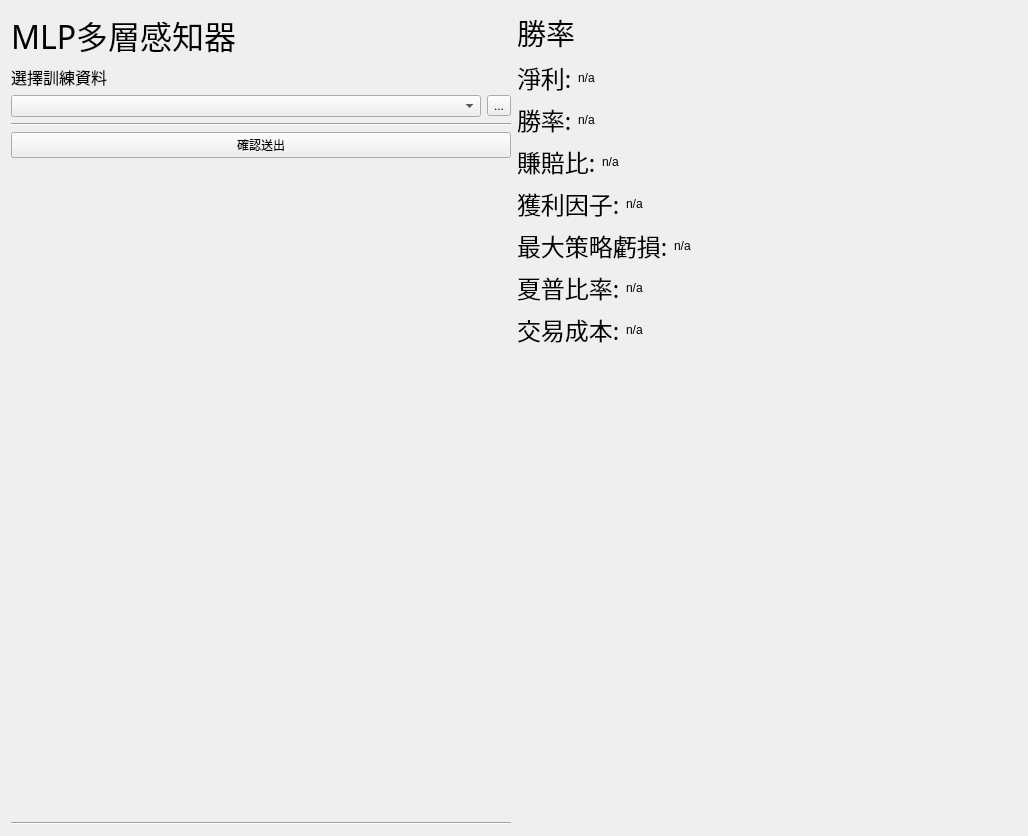
<?xml version="1.0" encoding="UTF-8"?>
<ui version="4.0">
 <class>Form</class>
 <widget class="QWidget" name="Form">
  <property name="geometry">
   <rect>
    <x>0</x>
    <y>0</y>
    <width>1028</width>
    <height>836</height>
   </rect>
  </property>
  <property name="windowTitle">
   <string>Form</string>
  </property>
  <layout class="QHBoxLayout" name="horizontalLayout_14">
   <item>
    <layout class="QHBoxLayout" name="horizontalLayout_13">
     <item>
      <layout class="QVBoxLayout" name="verticalLayout">
       <item>
        <widget class="QLabel" name="title">
         <property name="font">
          <font>
           <family>微軟正黑體</family>
           <pointsize>24</pointsize>
          </font>
         </property>
         <property name="text">
          <string>MLP多層感知器</string>
         </property>
        </widget>
       </item>
       <item>
        <widget class="QLabel" name="label_9">
         <property name="font">
          <font>
           <family>微軟正黑體</family>
           <pointsize>12</pointsize>
          </font>
         </property>
         <property name="text">
          <string>選擇訓練資料</string>
         </property>
        </widget>
       </item>
       <item>
        <layout class="QHBoxLayout" name="horizontalLayout_2">
         <item>
          <widget class="QComboBox" name="train_data_combobox"/>
         </item>
         <item>
          <widget class="QToolButton" name="traindata_toolButton">
           <property name="text">
            <string>...</string>
           </property>
          </widget>
         </item>
        </layout>
       </item>
       <item>
        <widget class="Line" name="line_2">
         <property name="orientation">
          <enum>Qt::Horizontal</enum>
         </property>
        </widget>
       </item>
       <item>
        <layout class="QVBoxLayout" name="verticalLayout_3">
         <item>
          <widget class="QPushButton" name="sentout_button">
           <property name="text">
            <string>確認送出</string>
           </property>
          </widget>
         </item>
         <item>
          <spacer name="horizontalSpacer">
           <property name="orientation">
            <enum>Qt::Horizontal</enum>
           </property>
           <property name="sizeHint" stdset="0">
            <size>
             <width>40</width>
             <height>20</height>
            </size>
           </property>
          </spacer>
         </item>
         <item>
          <spacer name="verticalSpacer">
           <property name="orientation">
            <enum>Qt::Vertical</enum>
           </property>
           <property name="sizeHint" stdset="0">
            <size>
             <width>20</width>
             <height>40</height>
            </size>
           </property>
          </spacer>
         </item>
        </layout>
       </item>
       <item>
        <widget class="Line" name="line">
         <property name="orientation">
          <enum>Qt::Horizontal</enum>
         </property>
        </widget>
       </item>
       <item>
        <layout class="QHBoxLayout" name="horizontalLayout_12"/>
       </item>
      </layout>
     </item>
     <item>
      <layout class="QVBoxLayout" name="verticalLayout_2">
       <item>
        <widget class="QLabel" name="label_8">
         <property name="font">
          <font>
           <family>微軟正黑體</family>
           <pointsize>22</pointsize>
          </font>
         </property>
         <property name="text">
          <string>勝率</string>
         </property>
        </widget>
       </item>
       <item>
        <layout class="QHBoxLayout" name="horizontalLayout_5">
         <item>
          <widget class="QLabel" name="label">
           <property name="font">
            <font>
             <family>微軟正黑體</family>
             <pointsize>18</pointsize>
            </font>
           </property>
           <property name="text">
            <string>淨利:</string>
           </property>
          </widget>
         </item>
         <item alignment="Qt::AlignLeft">
          <widget class="QLabel" name="label_11">
           <property name="text">
            <string>n/a</string>
           </property>
          </widget>
         </item>
         <item>
          <spacer name="horizontalSpacer_3">
           <property name="orientation">
            <enum>Qt::Horizontal</enum>
           </property>
           <property name="sizeHint" stdset="0">
            <size>
             <width>40</width>
             <height>20</height>
            </size>
           </property>
          </spacer>
         </item>
        </layout>
       </item>
       <item>
        <layout class="QHBoxLayout" name="horizontalLayout_6">
         <item>
          <widget class="QLabel" name="label_2">
           <property name="font">
            <font>
             <family>微軟正黑體</family>
             <pointsize>18</pointsize>
            </font>
           </property>
           <property name="text">
            <string>勝率:</string>
           </property>
          </widget>
         </item>
         <item>
          <widget class="QLabel" name="label_12">
           <property name="text">
            <string>n/a</string>
           </property>
          </widget>
         </item>
         <item>
          <spacer name="horizontalSpacer_2">
           <property name="orientation">
            <enum>Qt::Horizontal</enum>
           </property>
           <property name="sizeHint" stdset="0">
            <size>
             <width>40</width>
             <height>20</height>
            </size>
           </property>
          </spacer>
         </item>
        </layout>
       </item>
       <item>
        <layout class="QHBoxLayout" name="horizontalLayout_7">
         <item>
          <widget class="QLabel" name="label_3">
           <property name="font">
            <font>
             <family>微軟正黑體</family>
             <pointsize>18</pointsize>
            </font>
           </property>
           <property name="text">
            <string>賺賠比:</string>
           </property>
          </widget>
         </item>
         <item>
          <widget class="QLabel" name="label_13">
           <property name="text">
            <string>n/a</string>
           </property>
          </widget>
         </item>
         <item>
          <spacer name="horizontalSpacer_4">
           <property name="orientation">
            <enum>Qt::Horizontal</enum>
           </property>
           <property name="sizeHint" stdset="0">
            <size>
             <width>40</width>
             <height>20</height>
            </size>
           </property>
          </spacer>
         </item>
        </layout>
       </item>
       <item>
        <layout class="QHBoxLayout" name="horizontalLayout_8">
         <item>
          <widget class="QLabel" name="label_4">
           <property name="font">
            <font>
             <family>微軟正黑體</family>
             <pointsize>18</pointsize>
            </font>
           </property>
           <property name="text">
            <string>獲利因子:</string>
           </property>
          </widget>
         </item>
         <item>
          <widget class="QLabel" name="label_14">
           <property name="text">
            <string>n/a</string>
           </property>
          </widget>
         </item>
         <item>
          <spacer name="horizontalSpacer_5">
           <property name="orientation">
            <enum>Qt::Horizontal</enum>
           </property>
           <property name="sizeHint" stdset="0">
            <size>
             <width>40</width>
             <height>20</height>
            </size>
           </property>
          </spacer>
         </item>
        </layout>
       </item>
       <item>
        <layout class="QHBoxLayout" name="horizontalLayout_9">
         <item>
          <widget class="QLabel" name="label_5">
           <property name="font">
            <font>
             <family>微軟正黑體</family>
             <pointsize>18</pointsize>
            </font>
           </property>
           <property name="text">
            <string>最大策略虧損:</string>
           </property>
          </widget>
         </item>
         <item>
          <widget class="QLabel" name="label_15">
           <property name="text">
            <string>n/a</string>
           </property>
          </widget>
         </item>
         <item>
          <spacer name="horizontalSpacer_6">
           <property name="orientation">
            <enum>Qt::Horizontal</enum>
           </property>
           <property name="sizeHint" stdset="0">
            <size>
             <width>40</width>
             <height>20</height>
            </size>
           </property>
          </spacer>
         </item>
        </layout>
       </item>
       <item>
        <layout class="QHBoxLayout" name="horizontalLayout_10">
         <item>
          <widget class="QLabel" name="label_6">
           <property name="font">
            <font>
             <family>微軟正黑體</family>
             <pointsize>18</pointsize>
            </font>
           </property>
           <property name="text">
            <string>夏普比率:</string>
           </property>
          </widget>
         </item>
         <item>
          <widget class="QLabel" name="label_16">
           <property name="text">
            <string>n/a</string>
           </property>
          </widget>
         </item>
         <item>
          <spacer name="horizontalSpacer_7">
           <property name="orientation">
            <enum>Qt::Horizontal</enum>
           </property>
           <property name="sizeHint" stdset="0">
            <size>
             <width>40</width>
             <height>20</height>
            </size>
           </property>
          </spacer>
         </item>
        </layout>
       </item>
       <item>
        <layout class="QHBoxLayout" name="horizontalLayout_11">
         <item>
          <widget class="QLabel" name="label_7">
           <property name="font">
            <font>
             <family>微軟正黑體</family>
             <pointsize>18</pointsize>
            </font>
           </property>
           <property name="text">
            <string>交易成本:</string>
           </property>
          </widget>
         </item>
         <item>
          <widget class="QLabel" name="label_17">
           <property name="text">
            <string>n/a</string>
           </property>
          </widget>
         </item>
         <item>
          <spacer name="horizontalSpacer_8">
           <property name="orientation">
            <enum>Qt::Horizontal</enum>
           </property>
           <property name="sizeHint" stdset="0">
            <size>
             <width>40</width>
             <height>20</height>
            </size>
           </property>
          </spacer>
         </item>
        </layout>
       </item>
       <item>
        <layout class="QVBoxLayout" name="verticalLayout_4">
         <item>
          <spacer name="verticalSpacer_2">
           <property name="orientation">
            <enum>Qt::Vertical</enum>
           </property>
           <property name="sizeHint" stdset="0">
            <size>
             <width>20</width>
             <height>40</height>
            </size>
           </property>
          </spacer>
         </item>
        </layout>
       </item>
      </layout>
     </item>
    </layout>
   </item>
  </layout>
 </widget>
 <resources/>
 <connections/>
</ui>
